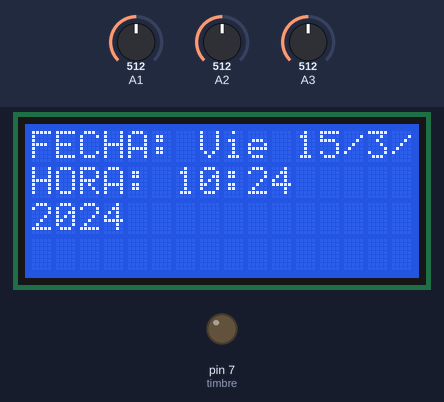
The sketch below on a simulated Arduino Uno, built with avr-gcc and run on an emulated ATmega328P. Parts: 16×4 character LCD, output pins drawn as LEDs (lit = HIGH). The inputs (shaded band) are chosen by the test bench; at power-on: A3 = 512, A1 = 512, A2 = 512. The local clock reads 2024-03-15 10:24:30 at power-on unless the sketch sets it; what the sketch prints to the serial monitor is not drawn.

Above: at 1.2 s.
1.3 s: A3 set to 993
4.5 s: A3 set to 1007
Timing chart, 0 to 7.5 s (numbered marks = the images above; inputs shaded):
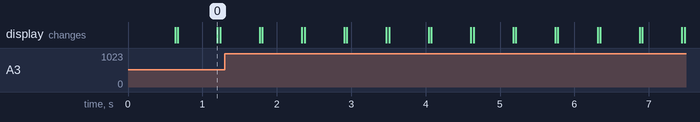

Measured:
- what the display in image 0 shows lasts 0.5 s, from 0.7 s to 1.2 s

The sketch:

sketch_mar06c.ino
```cpp
//Departamento de informatica EESTn1 Raul Scalabrini Ortiz
//Santa Teresita - Partido de la Costa - Provincia de Buenos Aires - Argentina
//https://github.com/juanreichert/timbre-escolar
// Con Arduino UNO,(RTC), Modulo Rele, Modulo I2C para LCD 2x16
// Conexion i2C :Arduino UNO  SCL-> A5   SDA->A4  VCC->5V  GND->GND
// Conexion RTC :Arduino UNO    GND->GND VCC->5V SCL-> SCL  SDA->SDA los dos pines despues del ...12,13,GND,AREF,SDA,SCL
// Conexion Rele:Arduino UNO GND->GND  VCC->5V  IN->7
// NOTA: se debe cargar dos veces este programa 1. Con la linea  RTC.adjust(DateTime(__DATE__, __TIME__));
//                                              2. Sin esa linea

#include <Wire.h>
#include "RTClib.h"
#include <LiquidCrystal_I2C.h>

LiquidCrystal_I2C lcd(0x27,16,4); // inicializa la interfaz I2C del LCD 16x2
RTC_DS1307 RTC;                   // inicializa el modulo RTC
int r_diaSemana;                  // almacena el resultado del dia de la semana calculado
const int timbre = 7;             // Pin 7 encargado de activar el timbre, se conecta al Rele
int segundo;
int minuto;
int hora;
int tiempo_timbre=90000; // Tiempo continuo que dura el timbre sonando, en milisegundos 5000 = 5 segundos

//////////////////////////////// Horario 1 /////////////////////////
// Hora en la que suena el timbre escrito  h1=Hora, m1=Minutos, s1=Segundos
// Cuando no se programa ninguna hora se debe dejar escrito el numero 99
// se pueden programar 16 timbres por cada horario, _c1 indica que es el horario 1
int h1_c1=23;   int m1_c1=17;   int s1_c1=0;
int h2_c1=23;   int m2_c1=18;  int s2_c1=0;
int h3_c1=23;   int m3_c1=22;  int s3_c1=0;
int h4_c1=19;   int m4_c1=38;  int s4_c1=0;
int h5_c1=19;   int m5_c1=32;  int s5_c1=0;
int h6_c1=19;  int m6_c1=33;  int s6_c1=0;
int h7_c1=19;  int m7_c1=34;  int s7_c1=0;
int h8_c1=11;  int m8_c1=15;  int s8_c1=0;
int h9_c1=12;  int m9_c1=00;  int s9_c1=0;
int h10_c1=99; int m10_c1=0;  int s10_c1=0;
int h11_c1=99; int m11_c1=0;  int s11_c1=0;
int h12_c1=99; int m12_c1=0;  int s12_c1=0;
int h13_c1=99; int m13_c1=0;  int s13_c1=0;
int h14_c1=99; int m14_c1=0;  int s14_c1=0;
int h15_c1=99; int m15_c1=0;  int s15_c1=0;
int h16_c1=99; int m16_c1=0;  int s16_c1=0;
int h17_c1=99; int m17_c1=0;  int s17_c1=0;
int h18_c1=99; int m18_c1=0;  int s18_c1=0;
int h19_c1=99; int m19_c1=0;  int s19_c1=0;
int h20_c1=99; int m20_c1=0;  int s20_c1=0;


//reinicio de arduino
 void(* resetSoftware)(void) = 0;
////////////////////////////////// Void Setup() ///////////
void setup () {

 pinMode(timbre, OUTPUT);                    // Configura como salida el pin 7
 Wire.begin();
 RTC.begin();                                // Inicia la comunicaci¢n con el RTC

//RTC.adjust(DateTime(__DATE__, __TIME__)); // Lee la fecha y hora del PC (Solo en la primera carga)

                                             // el anterior se usa solo en la configuracion inicial luego se pone como comentario
                                             // y se vuelve a cargar el programa sin esa linea.
 Serial.begin(9600);                         // Establece la velocidad de datos del puerto serie a 9600
 lcd.init();
 lcd.backlight();                            // Coloca luz de fondo al LCD
 lcd.clear();                                // Borra el  LCD
}
////////////////////////////////// Void loop() ///////////
void loop(){
 DateTime now = RTC.now();          // Obtiene la fecha y hora del RTC

 int contacto1 = 1200; //seteado manualmente porque no usamos selectores
 //int contacto1 = analogRead(A0);    //Lee el valor de los contactos para escoger el horario
 int contacto2 = analogRead(A1);
 int contacto3 = analogRead(A2);
 int contacto4 = analogRead(A3);    // contacto que activa o desactiva los fines de semana

  Serial.print(now.day(), DEC); // Dia
  Serial.print('/');
  Serial.print(now.month(), DEC); // Mes
  Serial.print('/');
  Serial.print(now.year(), DEC); // Anio
  Serial.print(' ');
  Serial.print(now.hour(), DEC); // Horas
  Serial.print(':');
  Serial.print(now.minute(), DEC); // Minutos
  Serial.print(':');
  Serial.print(now.second(), DEC); // Segundos
 Serial.println();

  lcd.setCursor(0, 0);
  lcd.print("FECHA:");
  lcd.print(' ');
  lcd.setCursor(11, 0);
  lcd.print(now.day(), DEC);
  lcd.print("/");
  lcd.print(now.month(), DEC);
  lcd.print("/");
  lcd.print(now.year(), DEC);
  lcd.setCursor(0, 1);
  lcd.print("HORA: ");
 lcd.print(now.hour(), DEC);
 lcd.print(":");
 lcd.print(now.minute(), DEC);
// lcd.print(":");
//   if (now.second() < 10) {
//    lcd.print('0' + now.second(), DEC);
//  } else {
//    lcd.print( now.second(), DEC);
//  }
 segundo=now.second();
 minuto=now.minute();
 hora=now.hour();

 if (contacto4 <= 1000){     // si el contacto 4 esta desactivado, despliega -e- entre semana funciona el timbre
    lcd.setCursor(16,0);
    //lcd.print("e");
    Serial.print("-e-");
 }
 else {                      // si el contacto 4 esta activado, despliega -F- el Fin de semana funciona el timbre
   lcd.setCursor(12,0);
  // lcd.print("F");
   Serial.print("-F-");
 }

 int r_diaSemana=dia_de_semana();   // llama a la funcion que calcula el dia de la semana y lo almacena en r_diaSemana

 if ((r_diaSemana == 6 || r_diaSemana == 0)&&(contacto4 <= 1000)){  // si el contacto4 de Fin de semana esta apagado y es fin de semana no hace nada
 }
 else {
   if (contacto1 >= 1000)   // Si el contacto 1 esta activo (Horario 1)
     horario_1();           // llama a la funcion que activa el horario 1

//   if (contacto2 >= 1000)  // Si el contacto 2 esta activo (Horario 2)
//     horario_2();          // llama a la funcion que activa el horario2
//
//   if (contacto3 >= 1000)  // Si el contacto 1 esta activo (Horario 3)
//     horario_3();          // llama a la funcion que activa el horario 3
 }

 digitalWrite(timbre, LOW);     // apaga el timbre
 delay(500);                    // La informaci¢n se actualiza cada 1/2 seg.
 lcd.setCursor(9,0);            // Borra parte de la pantalla del LCD
 lcd.print("                ");
 lcd.setCursor(8,1);
 lcd.print("                ");
}   //////////////////////////////// Fin del void loop(), inician las Funciones/////////////////////////

/////////////////////////////// Funcion que activa el Timbre //////////////////////////////////
void activar_timbre(){
    digitalWrite(timbre, HIGH);
    lcd.setCursor(0,0);
    lcd.print("SONANDO  ");
    Serial.println("Timbre Activo");
    delay(tiempo_timbre);
    resetSoftware();
}
/////////////////////////////// Calcula el dia de la Semana //////////////////////////////////
int dia_de_semana(){
 // Encuentar el dia de la semana de una fecha
 int n_dia;
 int r_dia;
 int n_mes;
 int t_mes;
 int n_anno;
 int d_anno;
 int t_siglo=6;

 DateTime now = RTC.now(); //fecha y hora del RTC
 lcd.setCursor(7,0);

 n_anno=(now.year()-2000);
 d_anno=n_anno/4;
 n_dia=now.day();
 n_mes=now.month();

 switch (n_mes) {
    case 1:
      t_mes=0;
      break;
    case 2:
      t_mes=3;
      break;
    case 3:
      t_mes=3;
      break;
    case 4:
      t_mes=6;
      break;
    case 5:
      t_mes=1;
      break;
    case 6:
      t_mes=4;
      break;
    case 7:
      t_mes=6;
      break;
    case 8:
      t_mes=2;
      break;
    case 9:
      t_mes=5;
      break;
    case 10:
      t_mes=0;
      break;
    case 11:
      t_mes=3;
      break;
    case 12:
      t_mes=5;
      break;
    default:
      t_mes=t_mes;
    break;
 }

 r_dia=n_dia+t_mes+n_anno+d_anno+t_siglo;
 r_dia = r_dia % 7;

 switch (r_dia) {
    case 1:
       lcd.print("Lun");
        Serial.print(" Lun ");
      break;
      case 2:
       lcd.print("Mar");
       Serial.println(" Mar ");
      break;
      case 3:
       lcd.print("Mie");
       Serial.print(" Mie ");
      break;
      case 4:
       lcd.print("Jue");
       Serial.print(" Jue ");
      break;
      case 5:
       lcd.print("Vie");
       Serial.print(" Vie ");
      break;
      case 6:
       lcd.print("Sab");
       Serial.print(" Sab ");
      break;
      case 0:
       lcd.print("Dom");
       Serial.print(" Dom ");
      break;
      default:
       lcd.print("---");
       Serial.print(" ---");
      break;
 }
 return r_dia;
}

/////////////////////Condicional del Horario 1  //////////////////////////////////
void horario_1(){
//   lcd.setCursor(13,0);
//   lcd.print("1");
   Serial.print("Horario_1 ");
   if ((hora==h1_c1) && (minuto==m1_c1) && (segundo==s1_c1))  activar_timbre();
   if ((hora==h2_c1) && (minuto==m2_c1) && (segundo==s2_c1))  activar_timbre();
   if ((hora==h3_c1) && (minuto==m3_c1) && (segundo==s3_c1))  activar_timbre();
   if ((hora==h4_c1) && (minuto==m4_c1) && (segundo==s4_c1))  activar_timbre();
   if ((hora==h5_c1) && (minuto==m5_c1) && (segundo==s5_c1))  activar_timbre();
   if ((hora==h6_c1) && (minuto==m6_c1) && (segundo==s6_c1))  activar_timbre();
   if ((hora==h7_c1) && (minuto==m7_c1) && (segundo==s7_c1))  activar_timbre();
   if ((hora==h8_c1) && (minuto==m8_c1) && (segundo==s8_c1))  activar_timbre();
   if ((hora==h9_c1) && (minuto==m9_c1) && (segundo==s9_c1))  activar_timbre();
   if ((hora==h10_c1) && (minuto==m10_c1) && (segundo==s10_c1))  activar_timbre();
   if ((hora==h11_c1) && (minuto==m11_c1) && (segundo==s11_c1))  activar_timbre();
   if ((hora==h12_c1) && (minuto==m12_c1) && (segundo==s12_c1))  activar_timbre();
   if ((hora==h13_c1) && (minuto==m13_c1) && (segundo==s13_c1))  activar_timbre();
   if ((hora==h14_c1) && (minuto==m14_c1) && (segundo==s14_c1))  activar_timbre();
   if ((hora==h15_c1) && (minuto==m15_c1) && (segundo==s15_c1))  activar_timbre();
   if ((hora==h16_c1) && (minuto==m16_c1) && (segundo==s16_c1))  activar_timbre();
   if ((hora==h17_c1) && (minuto==m17_c1) && (segundo==s17_c1))  activar_timbre();
   if ((hora==h18_c1) && (minuto==m18_c1) && (segundo==s18_c1))  activar_timbre();
   if ((hora==h19_c1) && (minuto==m19_c1) && (segundo==s19_c1))  activar_timbre();
   if ((hora==h20_c1) && (minuto==m20_c1) && (segundo==s20_c1))  activar_timbre();
}
```
